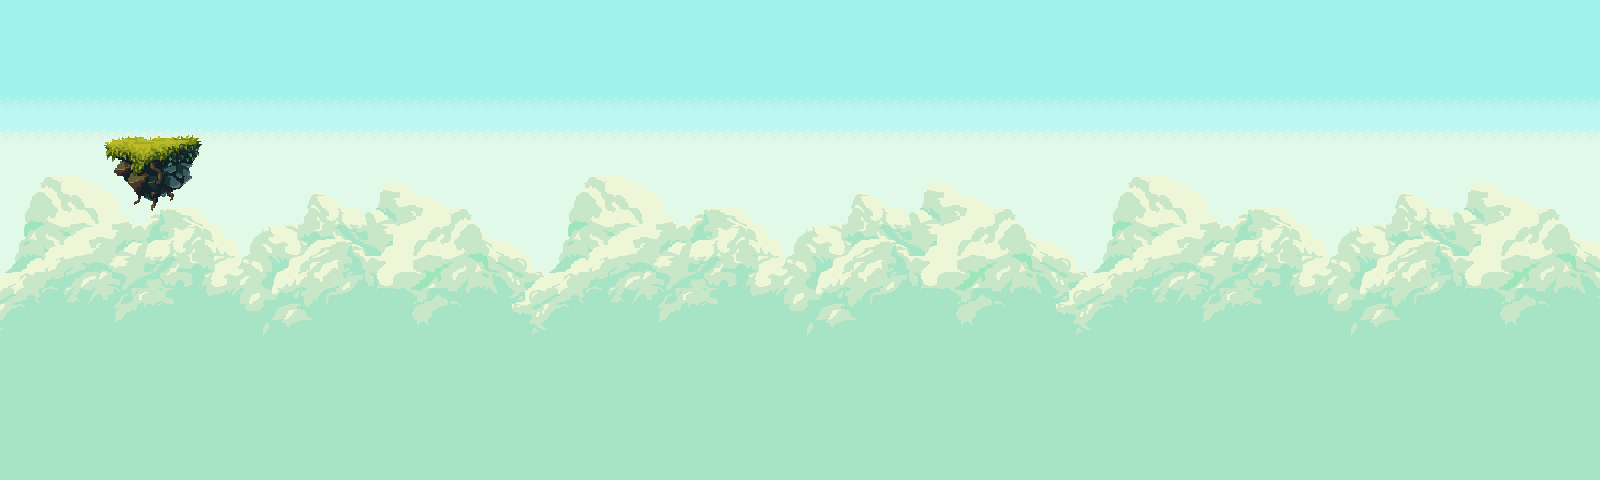

Rendered tile map (Tiled .tmx) drawn with the repository's tilesets; below, a short description and the map source with its tile grids summarised:
An orthogonal 100x30 tile map with 16x16 px tiles, 5 tile layers (sky, clouds-back, clouds-front, background, ...), 3 tilesets and 1 object (playerSpawn).

<map version="1.2" tiledversion="1.3.1" orientation="orthogonal" renderorder="right-down" compressionlevel="0" width="100" height="30" tilewidth="16" tileheight="16" infinite="0" nextlayerid="7" nextobjectid="2">
 <editorsettings>
  <export target="level1.json" format="json" />
 </editorsettings>
 <tileset firstgid="1" name="tileset_Padded" tilewidth="16" tileheight="16" spacing="2" margin="2" tilecount="1160" columns="58">
  <image source="tileset_Padded.png" width="1044" height="360" />
 </tileset>
 <tileset firstgid="1161" name="sky_Padded" tilewidth="16" tileheight="16" spacing="2" margin="2" tilecount="133" columns="7">
  <image source="sky_Padded.png" width="126" height="342" />
 </tileset>
 <tileset firstgid="1294" name="clouds_Padded" tilewidth="16" tileheight="16" spacing="2" margin="2" tilecount="476" columns="34">
  <image source="clouds_Padded.png" width="612" height="264" />
 </tileset>
 <layer id="4" name="sky" width="100" height="30">
  <data>[3000 cells, 3000 non-empty, 133 distinct tile ids]</data>
 </layer>
 <layer id="2" name="clouds-back" width="100" height="30">
  <data>[3000 cells, 1900 non-empty, 476 distinct tile ids]</data>
 </layer>
 <layer id="1" name="clouds-front" width="100" height="30">
  <data>[3000 cells, 1700 non-empty, 476 distinct tile ids]</data>
 </layer>
 <layer id="3" name="background" width="100" height="30">
  <data>[3000 cells, 7 non-empty, 7 distinct tile ids]</data>
 </layer>
 <layer id="5" name="platforms" width="100" height="30">
  <data>[3000 cells, 22 non-empty, 22 distinct tile ids]</data>
 </layer>
 <objectgroup id="6" name="objects">
  <object id="1" type="playerSpawn" x="153" y="126">
   <point />
  </object>
 </objectgroup>
</map>